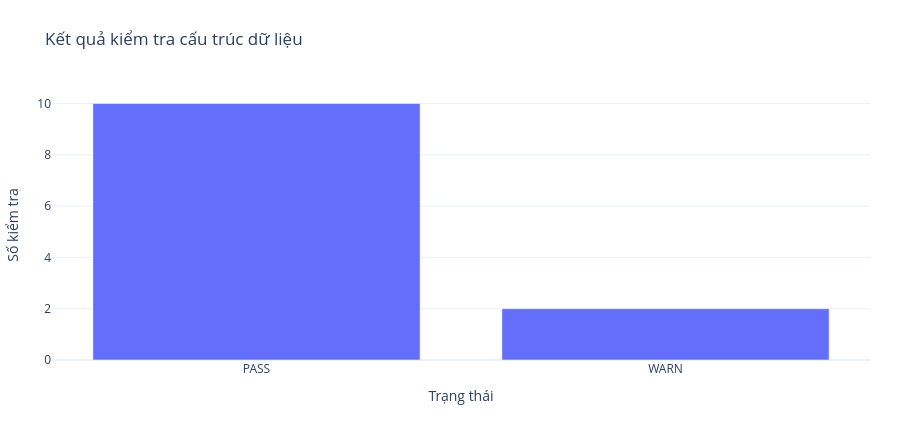

The cell this chart's notebook holds for it:
### Markdown cell above
<a id="section-02"></a>

# 02 — Structural Validation

**Câu hỏi:** Identity và thời gian có nhất quán không?

### Code cell
# Compute structural and temporal checks, keeping missing timestamps distinct.
checks = [
    ('null rental_post_id', int(df_latest.rental_post_id.isna().sum())),
    ('duplicate rental_post_id', int(df_latest.rental_post_id.duplicated().sum())),
    ('duplicate source identity', int(df_latest.duplicated(['source_code', 'source_listing_id']).sum())),
    ('exact duplicate rows', int(df_latest.duplicated().sum())),
    ('missing source identity', int(missing_mask(df_latest[['source_code', 'source_listing_id']]).any(axis=1).sum())),
    ('negative active_days', int(pd.to_numeric(df_latest.active_days, errors='coerce').lt(0).sum())),
]
temporal_rows = []
for left, right in [('first_observed_at', 'latest_observed_at'),
                    ('first_observed_at', 'last_observed_at'),
                    ('latest_observed_at', 'last_observed_at')]:
    lhs, rhs = pd.to_datetime(df_latest[left]), pd.to_datetime(df_latest[right])
    known = lhs.notna() & rhs.notna()
    labels = pd.Series(np.where(~known, 'Không xác định', np.where(lhs <= rhs, 'Hợp lệ', 'Vi phạm')))
    table = counts(labels, 'status')
    table['check'] = f'{left} ≤ {right}'
    temporal_rows.append(table)
    checks.append((f'{left} > {right}', int((known & (lhs > rhs)).sum())))
    checks.append((f'{left} / {right} missing', int((~known).sum())))
structural = pd.DataFrame(checks, columns=['check', 'affected_rows'])
structural['status'] = np.where(structural.affected_rows.eq(0), 'PASS', 'WARN')
display(structural)
fig = bar(counts(structural.status, 'status'), 'status', 'count', 'Kết quả kiểm tra cấu trúc dữ liệu',
          labels={'status': 'Trạng thái', 'count': 'Số kiểm tra'})
fig = bar(pd.concat(temporal_rows), 'check', 'count', 'Tính nhất quán của các mốc thời gian',
          color='status', orientation='h', barmode='group',
          labels={'check': 'Điều kiện thời gian', 'count': 'Số bản ghi', 'status': 'Kết quả'})

### Figure 1 — Plotly figure (JSON) as saved in the notebook; plotly's stock layout.template omitted (floating-point values rounded to 4 significant figures)
{"data": [{"alignmentgroup": "True", "customdata": [[83.33], [16.67]], "hovertemplate": "Trạng thái=%{x}<br>Số kiểm tra=%{y}<br>percent=%{customdata[0]}<extra></extra>", "legendgroup": "", "marker": {"color": "#636efa", "pattern": {"shape": ""}}, "name": "", "offsetgroup": "", "orientation": "v", "showlegend": false, "textposition": "auto", "type": "bar", "x": ["PASS", "WARN"], "xaxis": "x", "y": [10, 2], "yaxis": "y"}], "layout": {"height": 430, "legend": {"tracegroupgap": 0}, "margin": {"b": 70, "l": 30, "r": 30, "t": 90}, "title": {"text": "Kết quả kiểm tra cấu trúc dữ liệu"}, "xaxis": {"anchor": "y", "categoryorder": "total descending", "domain": [0, 1], "title": {"text": "Trạng thái"}}, "yaxis": {"anchor": "x", "domain": [0, 1], "title": {"text": "Số kiểm tra"}}}}
